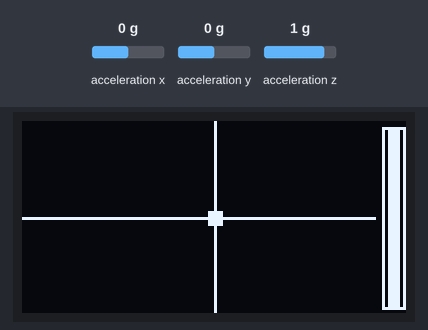
Simulated run of this program. Board: Raspberry Pi Pico running CircuitPython. Shown: 128×64 one-colour display. The inputs (shaded band) are chosen by the test bench; at power-on: acceleration x 0 g, acceleration y 0 g, acceleration z 1 g. What the program prints to the serial console is not drawn.

Above: at 1.2 s.
1.3 s: acceleration x set to -1.4 g
At 1.9 s:
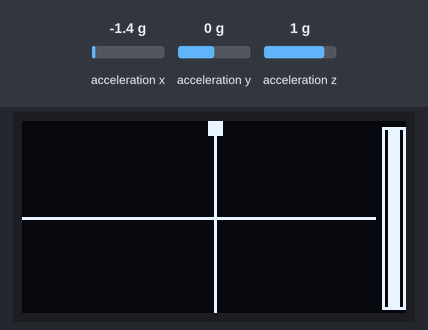
2.8 s: acceleration y set to -1.4 g
At 3.7 s:
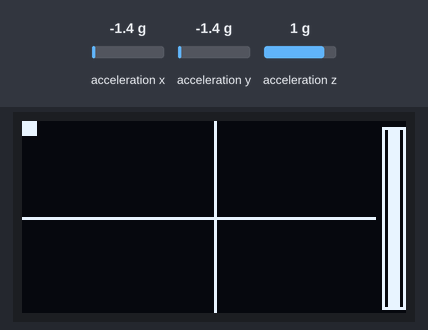
4.3 s: acceleration z set to -1.4 g
At 5.5 s:
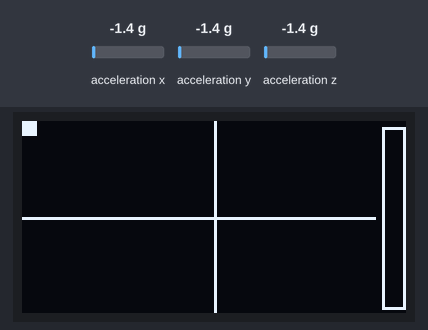
5.8 s: acceleration x set to -0.8 g
At 6.6 s:
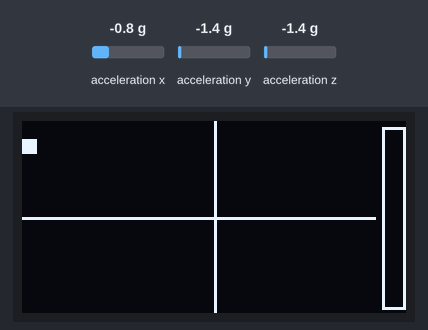
Timing chart, 0 to 8.3 s (numbered marks = the images above; inputs shaded):
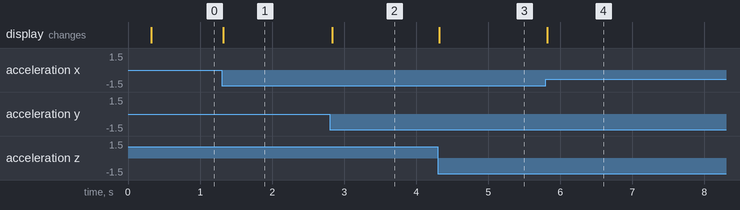

The program:

accelerometer2.py
```python
import time
import board
import busio
import displayio

from i2cdisplaybus import I2CDisplayBus

import adafruit_lis3dh
import adafruit_displayio_ssd1306


displayio.release_displays()

i2c = busio.I2C(scl=board.GP21, sda=board.GP20)

accelerometro = adafruit_lis3dh.LIS3DH_I2C(i2c, address=0x19)

display_bus = I2CDisplayBus(i2c, device_address=0x3C)

display = adafruit_displayio_ssd1306.SSD1306(
    display_bus,
    width=128,
    height=64
)

bitmap = displayio.Bitmap(128, 64, 2)

palette = displayio.Palette(2)
palette[0] = 0x000000
palette[1] = 0xFFFFFF

tile_grid = displayio.TileGrid(bitmap, pixel_shader=palette)

group = displayio.Group()
group.append(tile_grid)
display.root_group = group


def punto(x, y):

    for xx in range(x - 2, x + 3):
        for yy in range(y - 2, y + 3):
            if 0 <= xx < 128 and 0 <= yy < 64:
                bitmap[xx, yy] = 1


def rettangolo(x, y, larghezza, altezza):

    for xx in range(x, x + larghezza):
        for yy in range(y, y + altezza):
            if 0 <= xx < 128 and 0 <= yy < 64:
                bitmap[xx, yy] = 1

print("Immagina che la forza di gravità")
print("passi attraverso la scheda.")
print("")
print("Nota che l'asse Z sembra inutile...")
print("... finchè non capovolgi la scheda!")

while True:

    bitmap.fill(0)

    # Croce centrale
    for x in range(118):
        bitmap[x, 32] = 1

    for y in range(64):
        bitmap[64, y] = 1

    # Lettura accelerometro
    x, y, z = accelerometro.acceleration

    # X e Y invertiti, come richiesto prima
    px = int(64 + y * 5)
    py = int(32 + x * 3)

    # Limiti pallino
    if px < 2:
        px = 2
    if px > 115:
        px = 115

    if py < 2:
        py = 2
    if py > 61:
        py = 61

    punto(px, py)

    # Barra Z a destra
    # z circa da -10 a +10
    altezza_z = int((z + 10) * 3)

    if altezza_z < 0:
        altezza_z = 0
    if altezza_z > 60:
        altezza_z = 60

    # Cornice barra Z
    for yy in range(2, 62):
        bitmap[120, yy] = 1
        bitmap[127, yy] = 1

    for xx in range(120, 128):
        bitmap[xx, 2] = 1
        bitmap[xx, 62] = 1

    # Barra piena dal basso verso l'alto
    rettangolo(122, 62 - altezza_z, 4, altezza_z)

    time.sleep(0.02)
```

Measured:
- after the input at 1.3 s, the display: changes at once (image 1)
- after the input at 2.8 s, the display: changes at once (image 2)
- after the input at 4.3 s, the display: changes at once (image 3)
- after the input at 5.8 s, the display: changes at once (image 4)
